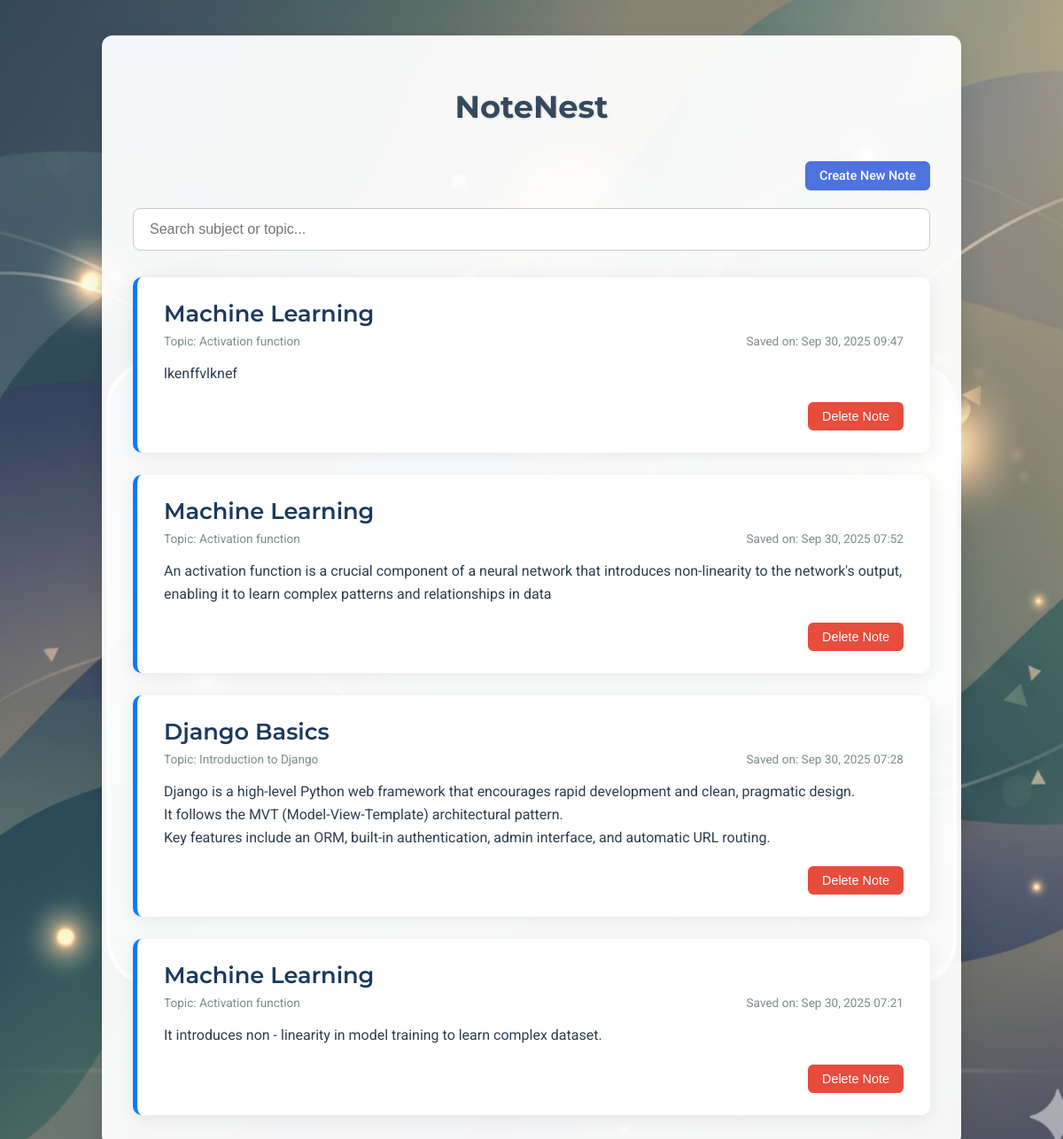
The app's page /notes/ (signed in), older data.
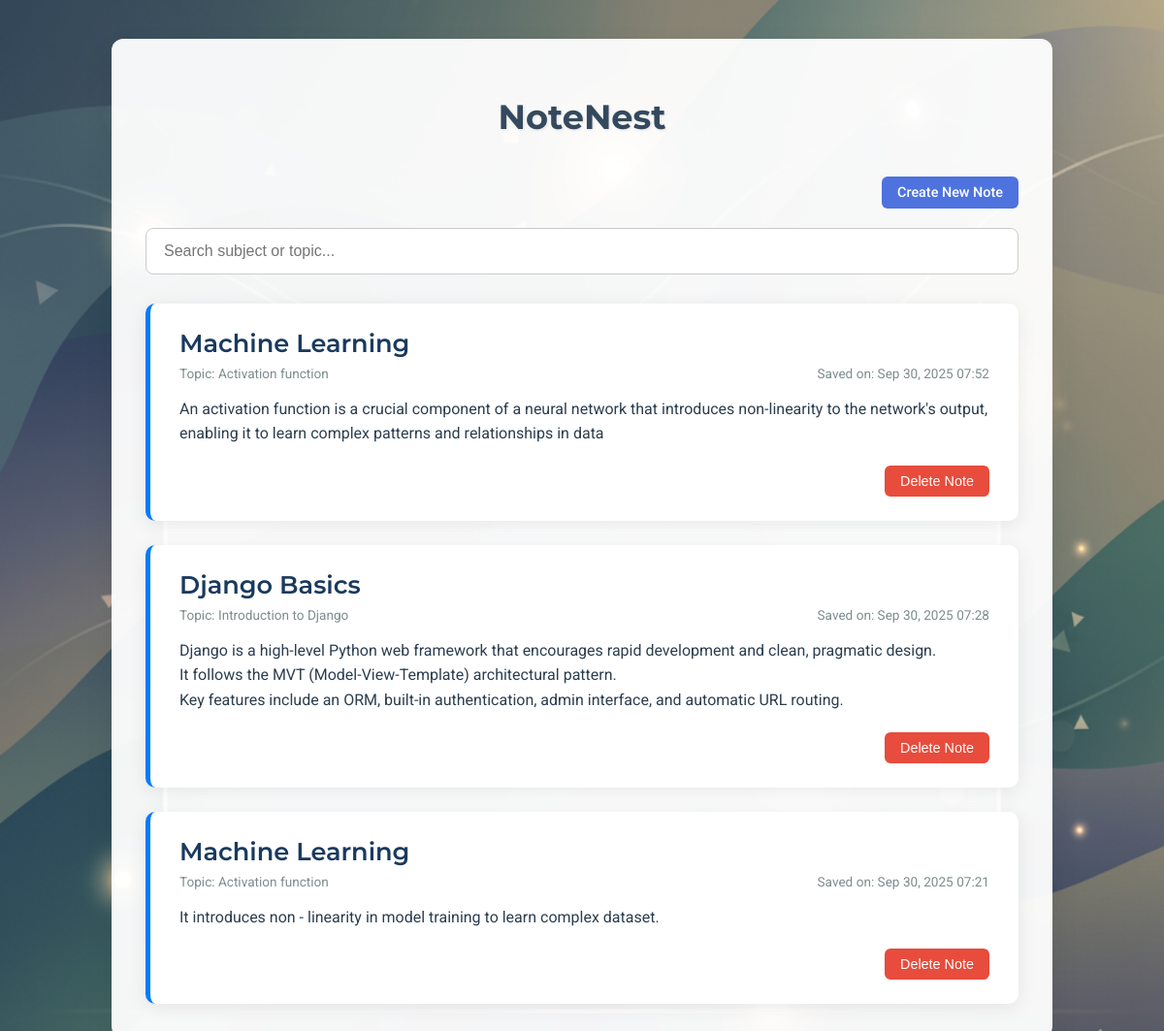
The same page, newer data.
### NotesApp/models.py (models this page shows)
class Note(models.Model):
    user = models.ForeignKey(
    settings.AUTH_USER_MODEL,
    on_delete=models.CASCADE,
    null=True,
    blank=True)
    subject = models.CharField(max_length=100)
    topic = models.CharField(max_length=100)
    note = models.TextField()
    created_at = models.DateTimeField(auto_now_add=True)

### NotesApp/views.py (the view)
# urls.py: path('notes/', views.notes, name='notes'),
@login_required(login_url='login')
def notes(request):
    user_notes = Note.objects.filter(user=request.user).order_by('-created_at')
    return render(request, 'notes.html', {'notes': user_notes})

### templates/notes.html (shortened to what this page needs)
{% load static %}
<!DOCTYPE html>
<html lang="en">
<head>
</head>
<body>
    <div class="main-content">
        <h1>NoteNest</h1>
        <div class="top-actions">
            <a href="{% url 'notesApp' %}" class="btn btn-create">Create New Note</a>
        </div>
        <input type="text" class="search-input" placeholder="Search subject or topic..." />
        {% if notes %}
            <div class="notes-list-wrapper">
                {% for note in notes %}
                <div class="note-card">
                    <h3 class="note-subject">{{ note.subject }}</h3>
                    <div class="note-meta">
                        <span>Topic: {{ note.topic }}</span>
                        <span>Saved on: {{ note.created_at|date:"M d, Y H:i" }}</span>
                    </div>
                    <p class="note-content">{{ note.note|linebreaksbr }}</p>
                    <div class="note-actions">
                        <form method="POST" action="{% url 'delete_note' note.pk %}" style="display: inline;">
                            <button type="submit" class="btn btn-delete">Delete Note</button>
                        </form>
                    </div>
                </div>
                {% endfor %}
            </div>
        {% else %}
            <div class="no-notes-message">
                <p>You haven't created any notes yet.</p>
                <a href="{% url 'notesApp' %}" class="btn btn-create">Create Your First Note</a>
            </div>
        {% endif %}
    </div>
</body>
</html>

Row changes from the older to the newer data that the page shows:
removed Note: subject "Machine Learning", topic "Activation function", created_at "Sep 30, 2025 09:47", note "lkenffvlknef"
